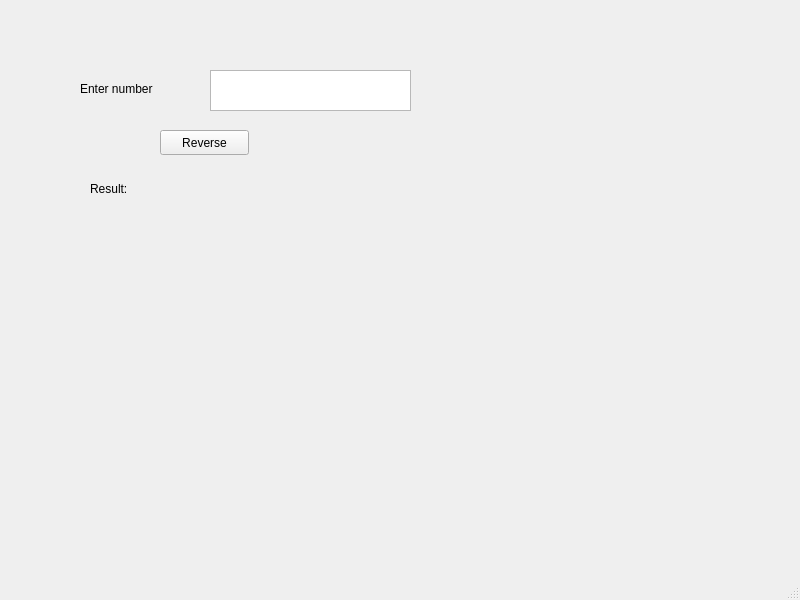
<?xml version="1.0" encoding="UTF-8"?>
<ui version="4.0">
 <class>MainWindow</class>
 <widget class="QMainWindow" name="MainWindow">
  <property name="geometry">
   <rect>
    <x>0</x>
    <y>0</y>
    <width>800</width>
    <height>600</height>
   </rect>
  </property>
  <property name="windowTitle">
   <string>MainWindow</string>
  </property>
  <widget class="QWidget" name="centralwidget">
   <widget class="QTextEdit" name="textEdit">
    <property name="geometry">
     <rect>
      <x>210</x>
      <y>70</y>
      <width>201</width>
      <height>41</height>
     </rect>
    </property>
   </widget>
   <widget class="QLabel" name="label">
    <property name="geometry">
     <rect>
      <x>80</x>
      <y>80</y>
      <width>131</width>
      <height>17</height>
     </rect>
    </property>
    <property name="text">
     <string>Enter number</string>
    </property>
   </widget>
   <widget class="QPushButton" name="pushButton">
    <property name="geometry">
     <rect>
      <x>160</x>
      <y>130</y>
      <width>89</width>
      <height>25</height>
     </rect>
    </property>
    <property name="text">
     <string>Reverse</string>
    </property>
   </widget>
   <widget class="QLabel" name="label_2">
    <property name="geometry">
     <rect>
      <x>90</x>
      <y>180</y>
      <width>261</width>
      <height>17</height>
     </rect>
    </property>
    <property name="text">
     <string>Result:</string>
    </property>
   </widget>
  </widget>
  <widget class="QMenuBar" name="menubar">
   <property name="geometry">
    <rect>
     <x>0</x>
     <y>0</y>
     <width>800</width>
     <height>22</height>
    </rect>
   </property>
  </widget>
  <widget class="QStatusBar" name="statusbar"/>
 </widget>
 <resources/>
 <connections/>
</ui>
